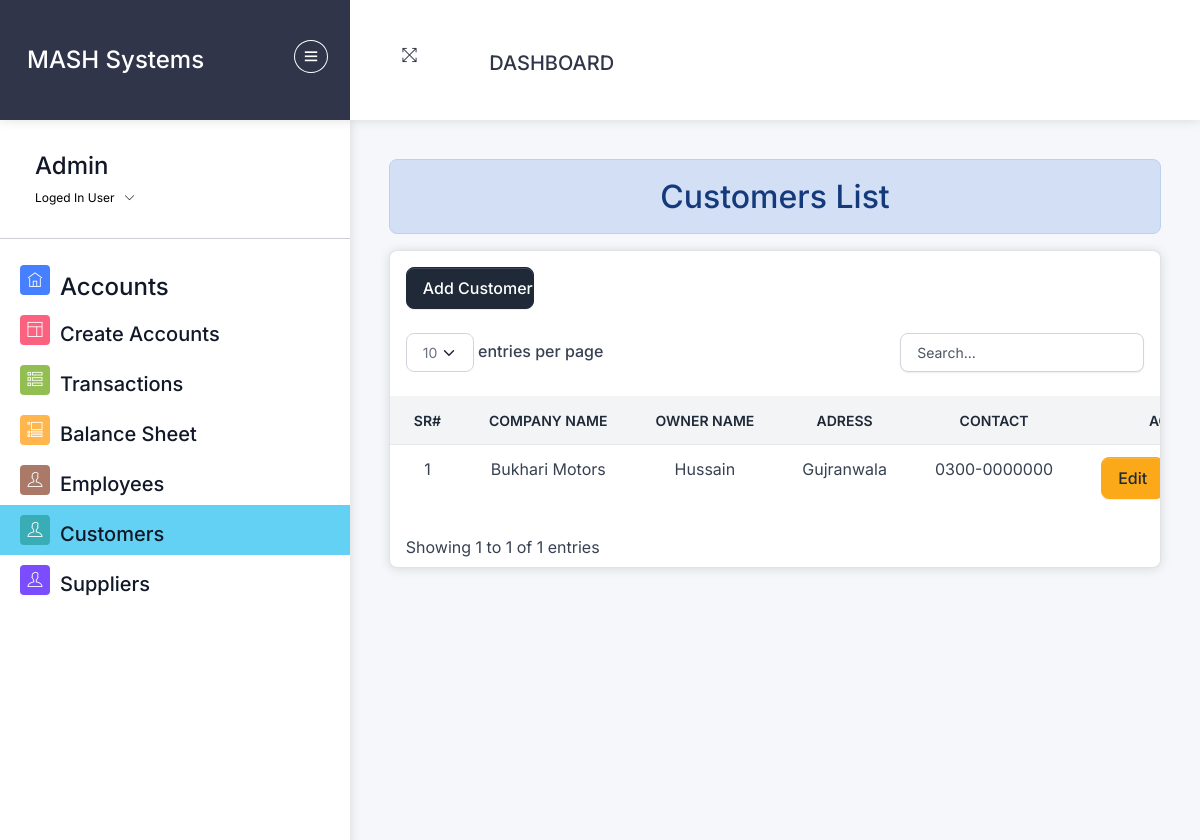
The page /customers/ (signed in) on the database its author committed.
### home/models.py (models this page shows, shortened)
class Customer(models.Model):
    coname=models.CharField(max_length=255)
    name=models.CharField(max_length=255)
    adress=models.CharField(max_length=255)
    contact=models.CharField(max_length=12,null=True,unique=True,blank=True)
    is_deleted = models.BooleanField(default=False)

### home/views/customers.py (the view)
# urls.py: path('customers/', customers.customer , name="customers"),
@login_required
@permission_required('home.view_customer', login_url='/login/')
def customer(request):
    customers=Customer.objects.filter(is_deleted=False)
    data={'customers':customers}
    return render(request,"customers/customer_home.html",data)

### home/templatetags/custom_filters.py (called while the page is built)
@register.filter(name='capitalize_after_space')
def capitalize_after_space(value):
    if not isinstance(value, str):
        value=str(value)
        return ' '.join([word.capitalize() for word in value.split()])
    return ' '.join([word.capitalize() for word in value.split()])

### templates/customers/customer_home.html (shortened to what this page needs)
{% extends 'css-js-links.html' %}
{% load crispy_forms_tags %}
{% load custom_filters %}
{% block context %}
{% include 'accounts/navbar.html' %}
{% endblock context %}
{% block body %}
<div class="pcoded-content">
  <div class="pcoded-inner-content">
    <div class="main-body">
      <div class="page-wrapper">
        <div class="page-body">
          <div class="row">
            <div class="col-12">
              <h2 class="text-center alert alert-info">Customers List</h2>
              <div class="card py">
                {% if perms.home.add_customer %}
                <a href="{% url 'addcustomer' %}" class=" fs-6 btn btn-primary col-2 m-3">Add Customer</a>
                {% endif %}
                <div class="table-responsive py-2">
                  {% if customers%}
                  <table class="table table-flush" id="datatable">
                    <thead class="thead-light">
                      <tr>
                        <th class="border-bottom fw-bolder text-center fs-6" scope="col">
                          Sr#
                        </th>
                        <th class="border-bottom fw-bolder text-center fs-6" scope="col">
                          Company Name
                        </th>
                        <th class="border-bottom fw-bolder text-center fs-6" scope="col">
                          Owner Name
                        </th>
                        <th class="border-bottom fw-bolder text-center fs-6" scope="col">
                          Adress
                        </th>
                        <th class="border-bottom fw-bolder text-center fs-6" scope="col">
                          Contact
                        </th>
                        <th class="border-bottom fw-bolder text-center fs-6" scope="col">
                          Action
                        </th>
                      </tr>
                    </thead>
                    <tbody>
                      {% for customer in customers %}
                      <tr id="customer-{{ customer.id }}">
                        <td class="text-center fs-6">{{ forloop.counter }}</td>
                        <td class="text-center fs-6">{{ customer.coname|capitalize_after_space }}</td>
                        <td class="text-center fs-6">{{ customer.name|capitalize_after_space }}</td>
                        <td class="text-center fs-6">{{ customer.adress|capitalize_after_space }}</td>
                        <td class="text-center fs-6">{{ customer.contact }}</td>
                        <td class="text-center">
                          {% if perms.home.change_customer %}
                          <a class="btn btn-warning fs-6" href="{% url 'editcustomer' customer.id %}">Edit</a>
                          {% else %}
                          <p>No edit permission </p>
                          {% endif%}
                        </td>
                      </tr>
                      {% endfor %}
                    </tbody>
                  </table>
                  {% else %}
                  <h4 class="text-center alert alert-warning">No Record Found</h4>
                  {% endif %}
                </div>
              </div>
            </div>
          </div>
        </div>
      </div>
    </div>
  </div>
</div>
{% endblock body %}

### templates/accounts/navbar.html (shortened to what this page needs)
{% load static %}
<div id="pcoded" class="pcoded">
  <div class="pcoded-container navbar-wrapper">
    <nav style="padding: 0 ; margin: 0 ;" class="navbar header-navbar pcoded-header">
      <div class="navbar-wrapper">
        <div style="height: 120px" class="navbar-logo  " >
          <a class="mobile-menu mt-3" id="mobile-collapse" href="#!">
            <i class="ti-menu"></i>
          </a>
          <a   class=" fs-4  btn " href="/">MASH Systems</a>
        </div>
        <div class="navbar-container container-fluid">
          <ul class="nav-left">
            <li class="mt-3">
              <a  href="#!" onclick="javascript:toggleFullScreen()">
                <i class="ti-fullscreen"></i>
              </a>
            </li>
          </ul>
          <nav class="navbar navbar-expand-lg bg-body-tertiary">
            {% if perms.home.view_dashboard %}
            <div class="container-fluid">
              <a class="navbar-brand fs-5  mt-4 " href="/">Dashboard</a>
              {% endif %}
              <div id="display-msg" class="text-center" style="min-height: 70px">
              </div>
          </nav>
    </nav>
    <div class="pcoded-main-container">
      <div class="pcoded-wrapper">
        <nav class="pcoded-navbar">
          <div class="pcoded-inner-navbar main-menu">
            <div class="">
              <div class="main-menu-header">
                <div class="user-details">
                  <span>
                    <h4>{{request.user}}</h4>
                  </span>
                  <span id="more-details">Loged In User<i class="ti-angle-down"></i></span>
                </div>
              </div>
            </div>
            <hr>
            <ul class="pcoded-item pcoded-left-item">
              {% if perms.home.view_account %}
              <li class=" {% if request.path == '/accounts/' %} color-info {% endif %}">
                <a href="/accounts/">
                  <span class="pcoded-micon"><i class="ti-home"></i><b>D</b></span>
                  <span class="pcoded-mtext fs-5" data-i18n="nav.dash.main">
                    <h4>Accounts</h4>
                  </span>
                </a>
              </li>
              {% endif %}
              {% if perms.home.add_account %}
              <li class=" {% if request.path == '/create_accounts/' %} color-info {% endif %}">
                <a href="/create_accounts">
                  <span class="pcoded-micon"><i class="ti-layout"></i><b>D</b></span>
                  <span class="pcoded-mtext fs-5" data-i18n="nav.dash.main">
                    <h5>Create Accounts</h5>
                  </span>
                </a>
              </li>
              {% endif %}
              {% if perms.home.view_transaction %}
              <li class=" {% if request.path == '/list_transactions/' %} color-info {% endif %}">
                <a href="/list_transactions/">
                  <span class="pcoded-micon"><i class="ti-view-list-alt"></i><b>D</b></span>
                  <span class="pcoded-mtext fs-5" data-i18n="nav.dash.main">
                    <h5>Transactions</h5>
                  </span>
                </a>
              </li>
              {% endif %}
              {% if perms.home.view_balance_sheet %}
                  <li class=" {% if request.path == '/balance_sheet/' %} color-info {% endif %} ">
                    <a href="/balance_sheet/">
                      <span class="pcoded-micon"><i class="ti-layout-accordion-list"></i><b>D</b></span>
                      <span class="pcoded-mtext fs-5" data-i18n="nav.dash.main">
                        <h5>Balance Sheet</h5>
                      </span>
                    </a>
                  </li>
                  {% endif %}
              {% if perms.home.view_employee %}
                  <li class=" {% if request.path == '/employees/' %} color-info {% endif %} ">
                    <a href="/employees/">
                      <span class="pcoded-micon"><i class="ti-user"></i><b>D</b></span>
                      <span class="pcoded-mtext fs-5" data-i18n="nav.dash.main">
                        <h5>Employees</h5>
                      </span>
                    </a>
                  </li>
                  {% endif %}
              {% if perms.home.view_customer %}
                  <li class=" {% if request.path == '/customers/' %} color-info {% endif %} ">
                    <a href="/customers/">
                      <span class="pcoded-micon"><i class="ti-user"></i><b>D</b></span>
                      <span class="pcoded-mtext fs-5" data-i18n="nav.dash.main">
                        <h5>Customers</h5>
                      </span>
                    </a>
                  </li>
                  {% endif %}
              {% if perms.home.view_suppliers %}
                  <li class=" {% if request.path == '/suppliers/' %} color-info {% endif %} ">
                    <a href="/suppliers/">
                      <span class="pcoded-micon"><i class="ti-user"></i><b>D</b></span>
                      <span class="pcoded-mtext fs-5" data-i18n="nav.dash.main">
                        <h5>Suppliers</h5>
                      </span>
                    </a>
                  </li>
                  {% endif %}
            </ul>
          </div>
        </nav>

### rows shown on the page
Customer: coname "Bukhari Motors", name "Hussain", adress "Gujranwala", contact "0300-0000000"

### other values the page prints
{{ request.user }} "Admin"
